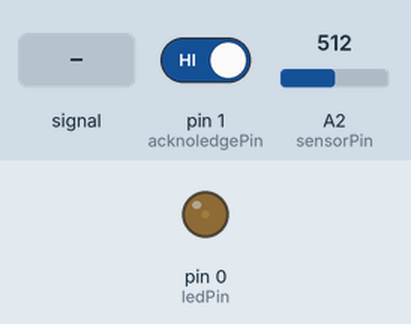
Simulated run of this sketch. Board: Arduino Nano, built with avr-gcc and run on an emulated ATmega328P. On the bench: output pins drawn as LEDs (lit = HIGH). The test bench sets the inputs (shaded band); at power-on: pin 1 (acknoledgePin) HIGH, A2 (sensorPin) = 512.

Above: at 1.2 s.
1.3 s: A2 (sensorPin) fed a 200 Hz sine of ±81 counts around its level
At 2.4 s:
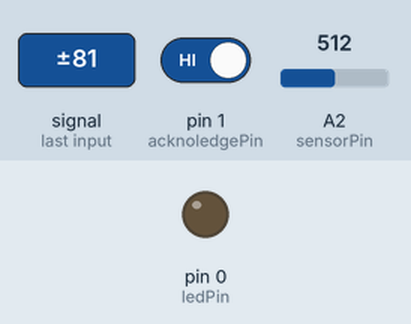
4.3 s: pin 1 (acknoledgePin) driven LOW
At 5.9 s:
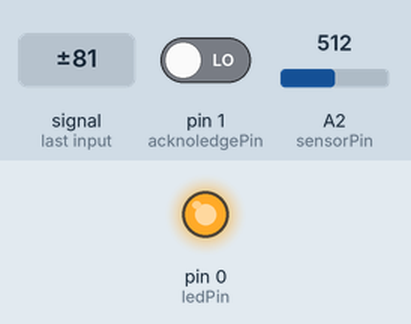
Timing chart, 0 to 7.4 s (numbered marks = the images above; inputs shaded):
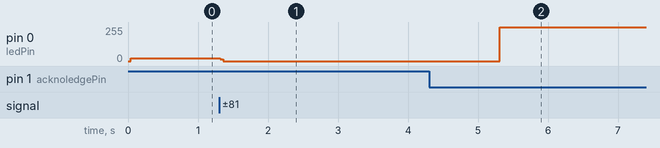

The sketch:

BALtiny.ino
```cpp
// For nano led on 2 & ackno on 3, for Attiny led 0 & ackno 1
const int ledPin    = 0;
const int acknoledgePin = 1;
const int sensorPin = A2;
const int threshold = 500;

bool ledOn    = false;
int lightSens = 0;
int acknoledgePinValue;

void setup() {
  pinMode(ledPin, OUTPUT);
  pinMode(sensorPin, INPUT);
  pinMode(acknoledgePin, INPUT);

/*   Usage of Serial output can't be used on ATtiny.
  Serial.begin(9600);
  Serial.println("Program started"); */

}


void loop() {
  while (ledOn) {
    acknoledgePinValue = digitalRead(acknoledgePin);
    while (acknoledgePinValue == 0) {
      delay(100);
      acknoledgePinValue = digitalRead(acknoledgePin);
    }
    digitalWrite(ledPin,LOW);
    ledOn = false;
  }

  while(!ledOn) {
    lightSens=analogRead(sensorPin);
    while (lightSens < threshold) {
      delay(100);
      lightSens=analogRead(sensorPin);
/*      Serial.println(lightSens); */
    }
    digitalWrite(ledPin,HIGH);
    ledOn = true;
  }
}
```

Measured:
- after the input at 1.3 s, pin 0 (ledPin): 21/255 → 0/255 at once
- after the input at 4.3 s, pin 0 (ledPin): 0/255 → 255/255 after 1.0 s
